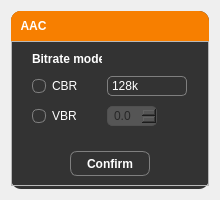
<?xml version="1.0" encoding="UTF-8"?>
<ui version="4.0">
 <class>Form</class>
 <widget class="QWidget" name="Form">
  <property name="geometry">
   <rect>
    <x>0</x>
    <y>0</y>
    <width>220</width>
    <height>200</height>
   </rect>
  </property>
  <property name="sizePolicy">
   <sizepolicy hsizetype="Minimum" vsizetype="Preferred">
    <horstretch>0</horstretch>
    <verstretch>0</verstretch>
   </sizepolicy>
  </property>
  <property name="minimumSize">
   <size>
    <width>220</width>
    <height>200</height>
   </size>
  </property>
  <property name="maximumSize">
   <size>
    <width>220</width>
    <height>200</height>
   </size>
  </property>
  <property name="windowTitle">
   <string>AAC</string>
  </property>
  <property name="styleSheet">
   <string notr="true">QWidget {
	color: white;
	font-family: &quot;Segoe UI&quot;;
}</string>
  </property>
  <layout class="QVBoxLayout" name="verticalLayout">
   <item>
    <widget class="QFrame" name="base_frame">
     <property name="styleSheet">
      <string notr="true">QFrame#base_frame {
	background-color: #333333;
	border-radius: 10px;

}

QComboBox QAbstractItemView {
	color: black;
}

</string>
     </property>
     <property name="frameShape">
      <enum>QFrame::StyledPanel</enum>
     </property>
     <property name="frameShadow">
      <enum>QFrame::Raised</enum>
     </property>
     <layout class="QVBoxLayout" name="verticalLayout_2">
      <property name="spacing">
       <number>0</number>
      </property>
      <property name="leftMargin">
       <number>0</number>
      </property>
      <property name="topMargin">
       <number>0</number>
      </property>
      <property name="rightMargin">
       <number>0</number>
      </property>
      <property name="bottomMargin">
       <number>0</number>
      </property>
      <item>
       <widget class="QFrame" name="title_bar">
        <property name="sizePolicy">
         <sizepolicy hsizetype="Preferred" vsizetype="Preferred">
          <horstretch>0</horstretch>
          <verstretch>0</verstretch>
         </sizepolicy>
        </property>
        <property name="minimumSize">
         <size>
          <width>0</width>
          <height>30</height>
         </size>
        </property>
        <property name="maximumSize">
         <size>
          <width>16777215</width>
          <height>30</height>
         </size>
        </property>
        <property name="styleSheet">
         <string notr="true">QFrame {
	background-color: #f77f00;
	border-top-left-radius: 10px;
	border-top-right-radius: 10px;
	border-bottom-right-radius: 0px;
	border-bottom-left-radius: 0px;
}</string>
        </property>
        <property name="frameShape">
         <enum>QFrame::NoFrame</enum>
        </property>
        <property name="frameShadow">
         <enum>QFrame::Raised</enum>
        </property>
        <layout class="QHBoxLayout" name="horizontalLayout_3">
         <property name="spacing">
          <number>0</number>
         </property>
         <property name="leftMargin">
          <number>0</number>
         </property>
         <property name="topMargin">
          <number>0</number>
         </property>
         <property name="rightMargin">
          <number>0</number>
         </property>
         <item>
          <widget class="QLabel" name="title">
           <property name="minimumSize">
            <size>
             <width>45</width>
             <height>30</height>
            </size>
           </property>
           <property name="maximumSize">
            <size>
             <width>45</width>
             <height>30</height>
            </size>
           </property>
           <property name="styleSheet">
            <string notr="true">QLabel {
	color: white;
	font-family: &quot;Segoe UI&quot;;
	font-weight: bold;

}</string>
           </property>
           <property name="text">
            <string>AAC</string>
           </property>
           <property name="alignment">
            <set>Qt::AlignCenter</set>
           </property>
          </widget>
         </item>
         <item>
          <spacer name="spacer_title_bar">
           <property name="orientation">
            <enum>Qt::Horizontal</enum>
           </property>
           <property name="sizeHint" stdset="0">
            <size>
             <width>677</width>
             <height>18</height>
            </size>
           </property>
          </spacer>
         </item>
        </layout>
       </widget>
      </item>
      <item alignment="Qt::AlignTop">
       <widget class="QFrame" name="main_frame">
        <property name="frameShape">
         <enum>QFrame::StyledPanel</enum>
        </property>
        <property name="frameShadow">
         <enum>QFrame::Raised</enum>
        </property>
        <layout class="QVBoxLayout" name="verticalLayout_3">
         <property name="spacing">
          <number>20</number>
         </property>
         <item alignment="Qt::AlignHCenter|Qt::AlignTop">
          <widget class="QFrame" name="bitrate_mode_frame">
           <property name="sizePolicy">
            <sizepolicy hsizetype="Minimum" vsizetype="Minimum">
             <horstretch>0</horstretch>
             <verstretch>0</verstretch>
            </sizepolicy>
           </property>
           <property name="minimumSize">
            <size>
             <width>170</width>
             <height>80</height>
            </size>
           </property>
           <property name="maximumSize">
            <size>
             <width>16777215</width>
             <height>210</height>
            </size>
           </property>
           <property name="frameShape">
            <enum>QFrame::NoFrame</enum>
           </property>
           <property name="frameShadow">
            <enum>QFrame::Raised</enum>
           </property>
           <layout class="QGridLayout" name="gridLayout">
            <property name="leftMargin">
             <number>10</number>
            </property>
            <property name="topMargin">
             <number>0</number>
            </property>
            <property name="rightMargin">
             <number>10</number>
            </property>
            <property name="bottomMargin">
             <number>2</number>
            </property>
            <property name="horizontalSpacing">
             <number>5</number>
            </property>
            <property name="verticalSpacing">
             <number>10</number>
            </property>
            <item row="6" column="1">
             <widget class="QDoubleSpinBox" name="vbr_spinbox">
              <property name="enabled">
               <bool>false</bool>
              </property>
              <property name="sizePolicy">
               <sizepolicy hsizetype="Minimum" vsizetype="Fixed">
                <horstretch>0</horstretch>
                <verstretch>0</verstretch>
               </sizepolicy>
              </property>
              <property name="minimumSize">
               <size>
                <width>0</width>
                <height>20</height>
               </size>
              </property>
              <property name="maximumSize">
               <size>
                <width>50</width>
                <height>20</height>
               </size>
              </property>
              <property name="styleSheet">
               <string notr="true">QDoubleSpinBox {
	background-color: #333333;
	color: white;
	border: 1px solid #7f7f7f;
	border-radius: 5px;
	padding: 2px;
	padding-left: 4px;

}

QDoubleSpinBox:hover {
	border: 1px solid #f77f00;
}

QDoubleSpinBox:focus {
	border: 1px solid #f77f00;
}

QDoubleSpinBox:disabled {
	background-color: #555555;
	color: #262626;
	border-color: rgb(80, 80, 80);
}



</string>
              </property>
              <property name="decimals">
               <number>1</number>
              </property>
              <property name="maximum">
               <double>9.000000000000000</double>
              </property>
              <property name="singleStep">
               <double>0.100000000000000</double>
              </property>
             </widget>
            </item>
            <item row="3" column="0">
             <widget class="QRadioButton" name="cbr_radio">
              <property name="maximumSize">
               <size>
                <width>50</width>
                <height>20</height>
               </size>
              </property>
              <property name="styleSheet">
               <string notr="true">QRadioButton::indicator {
	background-color: #333333;
	border-radius: 6px;
	border: 1px solid #7f7f7f;
	width: 12px;
	height: 12px;
}

QRadioButton::indicator:hover {
	border: 1px solid #f77f00;
}

QRadioButton::indicator:pressed {
	border: 1px solid #f77f00;
	background-color: #222222;
}

QRadioButton::indicator:checked {
	image: url(:/icons/icons/check_white_18dp.svg)
}
</string>
              </property>
              <property name="text">
               <string>CBR</string>
              </property>
              <property name="checked">
               <bool>true</bool>
              </property>
             </widget>
            </item>
            <item row="6" column="0">
             <widget class="QRadioButton" name="vbr_radio">
              <property name="maximumSize">
               <size>
                <width>50</width>
                <height>20</height>
               </size>
              </property>
              <property name="styleSheet">
               <string notr="true">QRadioButton::indicator {
	background-color: #333333;
	border-radius: 6px;
	border: 1px solid #7f7f7f;
	width: 12px;
	height: 12px;
}

QRadioButton::indicator:hover {
	border: 1px solid #f77f00;
}

QRadioButton::indicator:pressed {
	border: 1px solid #f77f00;
	background-color: #222222;
}

QRadioButton::indicator:checked {
	image: url(:/icons/icons/check_white_18dp.svg)
}
</string>
              </property>
              <property name="text">
               <string>VBR</string>
              </property>
             </widget>
            </item>
            <item row="3" column="1">
             <widget class="QLineEdit" name="cbr_input">
              <property name="minimumSize">
               <size>
                <width>80</width>
                <height>20</height>
               </size>
              </property>
              <property name="maximumSize">
               <size>
                <width>80</width>
                <height>20</height>
               </size>
              </property>
              <property name="styleSheet">
               <string notr="true">QLineEdit {
	background-color: #333333;
	color: white;
	border: 1px solid #7f7f7f;
	border-radius: 5px;
	padding: 2px;

}

QLineEdit:hover {
	border: 1px solid #f77f00;
}

QLineEdit:focus {
	border: 1px solid #f77f00;
}

QLineEdit:disabled {
	background-color: #555555;
	color: #262626;
	border-color: rgb(80, 80, 80);

}

</string>
              </property>
              <property name="text">
               <string>128k</string>
              </property>
              <property name="placeholderText">
               <string>128k</string>
              </property>
             </widget>
            </item>
            <item row="2" column="0">
             <widget class="QLabel" name="bitrate_title">
              <property name="sizePolicy">
               <sizepolicy hsizetype="Preferred" vsizetype="Fixed">
                <horstretch>0</horstretch>
                <verstretch>0</verstretch>
               </sizepolicy>
              </property>
              <property name="minimumSize">
               <size>
                <width>70</width>
                <height>15</height>
               </size>
              </property>
              <property name="maximumSize">
               <size>
                <width>70</width>
                <height>15</height>
               </size>
              </property>
              <property name="styleSheet">
               <string notr="true">QLabel {
	font-weight: bold

}</string>
              </property>
              <property name="text">
               <string>Bitrate mode</string>
              </property>
             </widget>
            </item>
           </layout>
          </widget>
         </item>
         <item alignment="Qt::AlignHCenter">
          <widget class="QPushButton" name="confirm_btn">
           <property name="sizePolicy">
            <sizepolicy hsizetype="Fixed" vsizetype="Fixed">
             <horstretch>0</horstretch>
             <verstretch>0</verstretch>
            </sizepolicy>
           </property>
           <property name="minimumSize">
            <size>
             <width>80</width>
             <height>25</height>
            </size>
           </property>
           <property name="maximumSize">
            <size>
             <width>90</width>
             <height>25</height>
            </size>
           </property>
           <property name="styleSheet">
            <string notr="true">QPushButton {
	color: white;
	background-color: none;
	border-radius: 7px;
	border: 1px solid #7f7f7f;
	padding: 0px;
	font-weight: bold;
}

QPushButton:hover {
	border: 1px solid rgb(33, 213, 93);
}

QPushButton:pressed {
	background-color: rgb(33, 213, 93);
}



</string>
           </property>
           <property name="text">
            <string>Confirm</string>
           </property>
           <property name="icon">
            <iconset resource="../resources/resources.qrc">
             <normaloff>:/icons/icons/check_white_18dp.svg</normaloff>:/icons/icons/check_white_18dp.svg</iconset>
           </property>
          </widget>
         </item>
        </layout>
       </widget>
      </item>
     </layout>
    </widget>
   </item>
  </layout>
 </widget>
 <resources>
  <include location="../resources/resources.qrc"/>
 </resources>
 <connections>
  <connection>
   <sender>cbr_radio</sender>
   <signal>toggled(bool)</signal>
   <receiver>cbr_input</receiver>
   <slot>setEnabled(bool)</slot>
   <hints>
    <hint type="sourcelabel">
     <x>65</x>
     <y>85</y>
    </hint>
    <hint type="destinationlabel">
     <x>133</x>
     <y>83</y>
    </hint>
   </hints>
  </connection>
  <connection>
   <sender>cbr_radio</sender>
   <signal>toggled(bool)</signal>
   <receiver>vbr_spinbox</receiver>
   <slot>setDisabled(bool)</slot>
   <hints>
    <hint type="sourcelabel">
     <x>65</x>
     <y>80</y>
    </hint>
    <hint type="destinationlabel">
     <x>126</x>
     <y>108</y>
    </hint>
   </hints>
  </connection>
  <connection>
   <sender>vbr_radio</sender>
   <signal>toggled(bool)</signal>
   <receiver>vbr_spinbox</receiver>
   <slot>setEnabled(bool)</slot>
   <hints>
    <hint type="sourcelabel">
     <x>63</x>
     <y>112</y>
    </hint>
    <hint type="destinationlabel">
     <x>123</x>
     <y>115</y>
    </hint>
   </hints>
  </connection>
  <connection>
   <sender>vbr_radio</sender>
   <signal>toggled(bool)</signal>
   <receiver>cbr_input</receiver>
   <slot>setDisabled(bool)</slot>
   <hints>
    <hint type="sourcelabel">
     <x>71</x>
     <y>110</y>
    </hint>
    <hint type="destinationlabel">
     <x>131</x>
     <y>85</y>
    </hint>
   </hints>
  </connection>
 </connections>
</ui>
